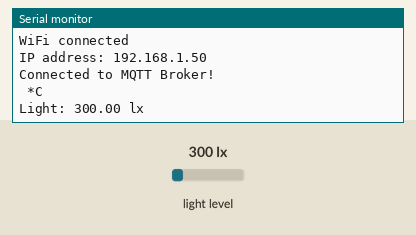
Bench run of a sketch on a simulated ESP32. On the bench: the last lines printed to the serial monitor. The inputs (shaded band) are chosen by the test bench; at power-on: light level 300 lx. WiFi joins after 1.5 s; servers stay silent unless stated; no MQTT or app messages arrive unless stated.

Above: at 4.4 s.
4.5 s: light level set to 40 lx
At 5.4 s:
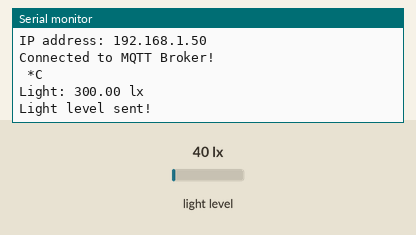
7.5 s: light level set to 500 lx
At 8.4 s:
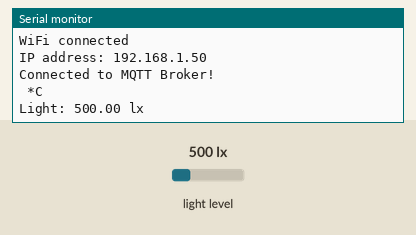
Timing chart, 0 to 10.5 s (numbered marks = the images above; inputs shaded):
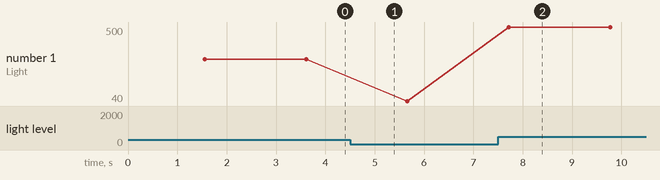

The sketch:

esp32_gy30.ino
```cpp
#include <PubSubClient.h>
#include <WiFi.h>
#include <Wire.h>
#include <BH1750.h>

BH1750 lightMeter;


// WiFi
const char* ssid = "KarthikT";
const char* wifi_password = "deathnote";

// MQTT
const char* mqtt_server = "192.168.25.62";

const char* light_level_topic = "light level";
const char* mqtt_username = "RPi"; // MQTT username
const char* mqtt_password = "RPi"; // MQTT password
const char* clientID = "Weather_Reporter"; // MQTT client ID

// Initialise the WiFi and MQTT Client objects
WiFiClient wifiClient;

// 1883 is the listener port for the Broker
PubSubClient client(mqtt_server, 1883, wifiClient);


// Custom function to connect to the MQTT broker via WiFi
void connect_MQTT(){
  Serial.print("Connecting to ");
  Serial.println(ssid);

  // Connect to the WiFi
  WiFi.begin(ssid, wifi_password);

  // Wait until the connection is confirmed
  while (WiFi.status() != WL_CONNECTED) {
    delay(500);
    Serial.print(".");
  }

  // Debugging – Output the IP Address of the ESP8266
  Serial.println("WiFi connected");
  Serial.print("IP address: ");
  Serial.println(WiFi.localIP());

  // Connect to MQTT Broker
  if (client.connect(clientID, mqtt_username, mqtt_password)) {
    Serial.println("Connected to MQTT Broker!");
  }
  else {
    Serial.println("Connection to MQTT Broker failed…");
  }
}

void setup() {
  Serial.begin(9600);

  Wire.begin();
  // On esp8266 you can select SCL and SDA pins using Wire.begin(D4, D3);
  // For Wemos / Lolin D1 Mini Pro and the Ambient Light shield use Wire.begin(D2, D1);

  lightMeter.begin();

  Serial.println(F("BH1750 Test begin"));
}

void loop() {
  connect_MQTT();
  Serial.setTimeout(2000);


  float lux = lightMeter.readLightLevel();


  Serial.println(" *C");
  Serial.print("Light: ");
  Serial.print(lux);
  Serial.println(" lx");
  delay(1000);

  // MQTT can only transmit strings
  //String hs="Hum: "+String((float)h)+" % ";
  //String ts="Temp:"+ String((float)t)+ +"C";
  String ll="Light: "+String((float)lux)+" lux ";

  // PUBLISH to the MQTT Broker (topic = Temperature)
  if (client.publish(light_level_topic, String(lux).c_str())) {
    Serial.println("Light level sent!");
  }
  else {
    Serial.println("Light level failed to send.Reconnecting to MQTT Broker and trying again");
    client.connect(clientID, mqtt_username, mqtt_password);
    delay(10); // This delay ensures that client.publish doesnt clash with the client.connect call
    client.publish(light_level_topic, String(lux).c_str());
  }


  client.disconnect();  // disconnect from the MQTT broker
  delay(1000);       // print new values after 1 Minute
}
```

Measured:
- after the input at 7.5 s, the serial monitor: prints a new line after 0.22 s (image 2)
- plotted number 1: 300 → 40 after the input at 4.5 s, 40 → 500 after the input at 7.5 s
